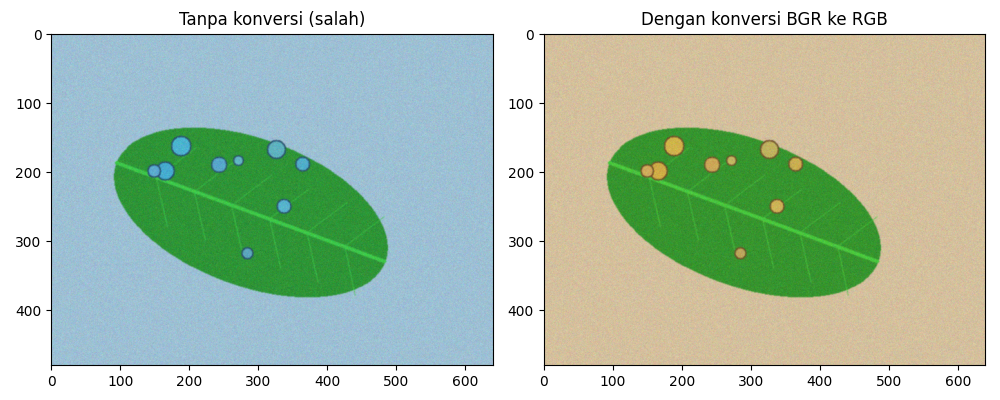
#> input picture hasil/b1_bgr_rgb.png, 1000 x 400 px
$ python -i bercak.py   (imports and definitions only)
#> lines starting #> are read from the running program, lines starting #| are printed output that depends on the picture; after the words box and inside, x2 and y2 are one past the last pixel; in counts of white or black regions, pixels touching at a corner belong together
### src/utils_tepi.py
"""utils_tepi.py: fungsi bantu evaluasi deteksi tepi dan morfologi (P5-P6 SIMUTEH)."""
import cv2
import numpy as np


# [27 lines left out: functions tepi_acuan, skor_tepi, iou, not called in this run]


def mask_daun_awal(img_bgr):
    """Mask daun sementara: ambang Otsu pada kanal saturasi (dibahas tuntas di P7)."""
    s = cv2.cvtColor(img_bgr, cv2.COLOR_BGR2HSV)[:, :, 1]
    _, m = cv2.threshold(s, 0, 255, cv2.THRESH_BINARY + cv2.THRESH_OTSU)
    return m


def bercak_awal(img_bgr, mask_daun, kanal=2, k=4.0):
    """Citra biner bercak sementara: piksel daun pada kanal terpilih yang lebih
    terang dari median daun + k x MAD (simpangan median absolut, dikali 1,4826).
    Median dan MAD dipakai karena tidak ikut terseret oleh bercak yang luas.
    Hasilnya sengaja masih kasar: memuat titik derau, potongan tulang daun,
    dan tepi daun yang harus dibersihkan dengan operasi morfologi (P6)."""
    c = img_bgr[:, :, kanal].astype(np.float32)
    m = mask_daun > 0
    med = np.median(c[m])
    mad = 1.4826 * np.median(np.abs(c[m] - med))
    return (((c > med + k * mad) & m) * 255).astype(np.uint8)

### src/bercak.py
"""Analisis bercak pada citra BGR yang telah dipraproses."""

import json

import cv2
import numpy as np

from utils_tepi import bercak_awal, mask_daun_awal

PARAM_BERCAK = {
    "kanal": 2, "k": 4.0, "se_bentuk": "elips", "se_open": 5, "se_close": 5,
    "luas_min": 20, "bulat_min": 0.5, "rasio_maks": 1.8,
    "batas_ringan": 0.1, "batas_berat": 2.0, "mm_per_px": 0.4375,
}
BENTUK = {"elips": cv2.MORPH_ELLIPSE, "persegi": cv2.MORPH_RECT, "silang": cv2.MORPH_CROSS}


def elemen(bentuk, ukuran):
    return cv2.getStructuringElement(BENTUK[bentuk], (ukuran, ukuran))


def bersihkan(biner, p):
    """Buang detail tipis dengan opening, lalu tutup celah dengan closing."""
    hasil = biner
    for nama, operasi in [("se_open", cv2.MORPH_OPEN), ("se_close", cv2.MORPH_CLOSE)]:
        ukuran = p[nama]
        if ukuran > 0:
            hasil = cv2.morphologyEx(hasil, operasi, elemen(p["se_bentuk"], ukuran))
    return hasil


def ukur_komponen(biner, mm_per_px=0.4375, konektivitas=8):
    """Ukur area piksel dan geometri kontur tiap komponen foreground."""
    jumlah, label, stat, pusat = cv2.connectedComponentsWithStats(
        (biner > 0).astype(np.uint8), connectivity=konektivitas
    )
    daftar = []
    for i in range(1, jumlah):
        x, y, w, h, luas = map(int, stat[i])
        potongan = (label[y:y + h, x:x + w] == i).astype(np.uint8)
        kontur, _ = cv2.findContours(potongan, cv2.RETR_EXTERNAL, cv2.CHAIN_APPROX_NONE)
        kontur = max(kontur, key=cv2.contourArea)
        keliling = cv2.arcLength(kontur, True)
        sisi_a, sisi_b = cv2.minAreaRect(kontur)[1]
        daftar.append({
            "label": i, "luas_px": luas, "luas_mm2": luas * mm_per_px ** 2,
            "keliling_px": keliling,
            "kebulatan": 4 * np.pi * luas / keliling ** 2 if keliling else 0.0,
            "rasio_aspek": max(1.0, max(sisi_a, sisi_b) / max(1.0, min(sisi_a, sisi_b))),
            "cx": int(pusat[i, 0]), "cy": int(pusat[i, 1]),
        })
    return label, daftar


def lolos_ambang(ukuran, p):
    return (ukuran["luas_px"] >= p["luas_min"]
            and ukuran["kebulatan"] >= p["bulat_min"]
            and ukuran["rasio_aspek"] <= p["rasio_maks"])


def ukur_dan_saring(biner, p):
    label, semua = ukur_komponen(biner, p["mm_per_px"])
    lolos = [ukuran for ukuran in semua if lolos_ambang(ukuran, p)]
    masker = np.isin(label, [ukuran["label"] for ukuran in lolos])
    return masker.astype(np.uint8) * 255, lolos


def analisis_daun(img_praproses, p=None):
    """Kembalikan mask daun, mask bercak, ukuran, persentase, dan kelas."""
    p = {**PARAM_BERCAK, **(p or {})}
    daun = mask_daun_awal(img_praproses)
    luas_daun = np.count_nonzero(daun)
    awal = (bercak_awal(img_praproses, daun, p["kanal"], p["k"])
            if luas_daun else np.zeros_like(daun))
    bersih = cv2.bitwise_and(bersihkan(awal, p), daun)
    bercak, daftar = ukur_dan_saring(bersih, p)
    persen = 100 * np.count_nonzero(bercak) / max(luas_daun, 1)
    kelas = "Sehat"
    if persen >= p["batas_berat"]:
        kelas = "Bercak Berat"
    elif persen >= p["batas_ringan"]:
        kelas = "Bercak Ringan"
    return {"mask_daun": daun, "mask_bercak": bercak, "jumlah_bercak": len(daftar),
            "persen_bercak": round(persen, 3), "kelas": kelas, "bercak": daftar}


def simpan_param(p, path="../hasil/param_bercak.json"):
    with open(path, "w", encoding="utf-8") as file:
        json.dump({**PARAM_BERCAK, **p}, file, indent=2)

>>> import cv2
>>> picture = cv2.imread('../hasil/b1_bgr_rgb.png')
#> picture is the input picture: shape (400, 1000, 3); mean B, G, R 177.5, 197.5, 177.5
>>> result = analisis_daun(picture)
#> in mask_daun_awal, `s = cv2.cvtColor(img_bgr, cv2.COLOR_BGR2HSV)[:, :, 1]`:
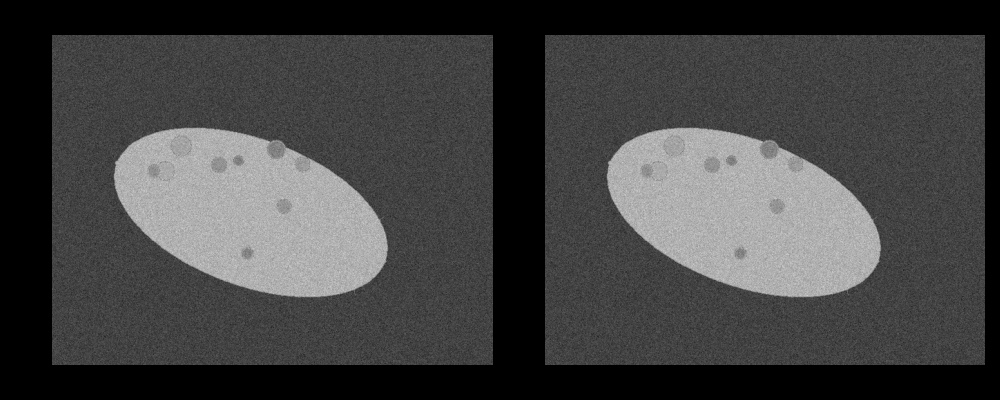
#> s: shape (400, 1000); min 0, max 206, mean 66
#> in mask_daun_awal, `_, m = cv2.threshold(s, 0, 255, cv2.THRESH_BINARY + cv2.THRESH_OTSU)`:
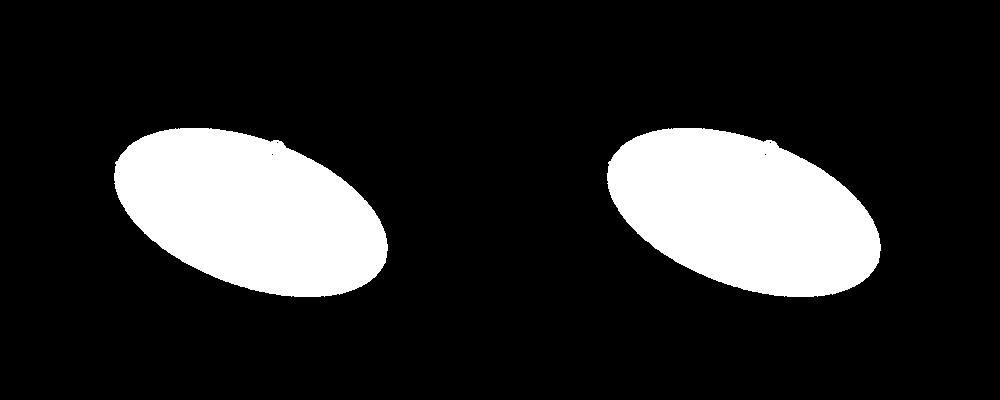
#> m: shape (400, 1000); 16.6% white; 2 white regions, box (x1, y1, x2, y2) and area: (114, 128, 388, 297) 33105, (607, 128, 881, 297) 33105
#> in analisis_daun, `luas_daun = np.count_nonzero(daun)`: luas_daun = 66210
#> in bercak_awal, `c = img_bgr[:, :, kanal].astype(np.float32)`:
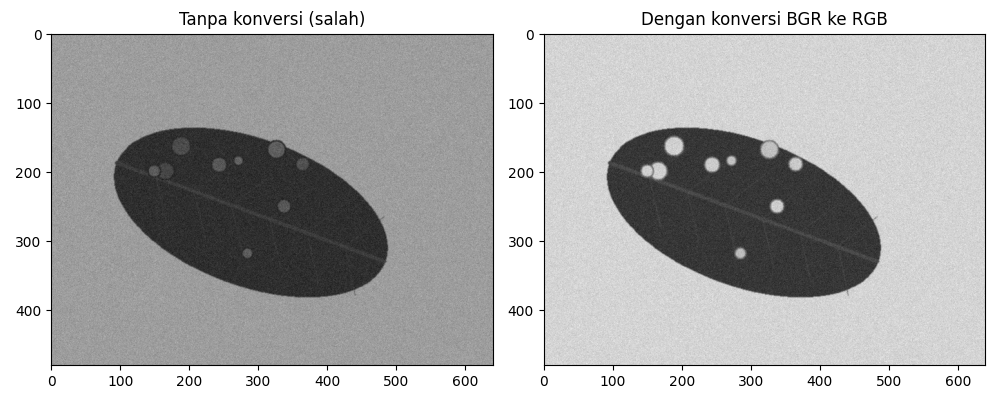
#> c: shape (400, 1000) float32; min 0, max 255, mean 177.5
#> in bercak_awal, `med = np.median(c[m])`: med = 51
#> in bercak_awal, `mad = 1.4826 * np.median(np.abs(c[m] - med))`: mad = 7.41
#> in bercak_awal, `return (((c > med + k * mad) & m) * 255).astype(np.uint8)`:
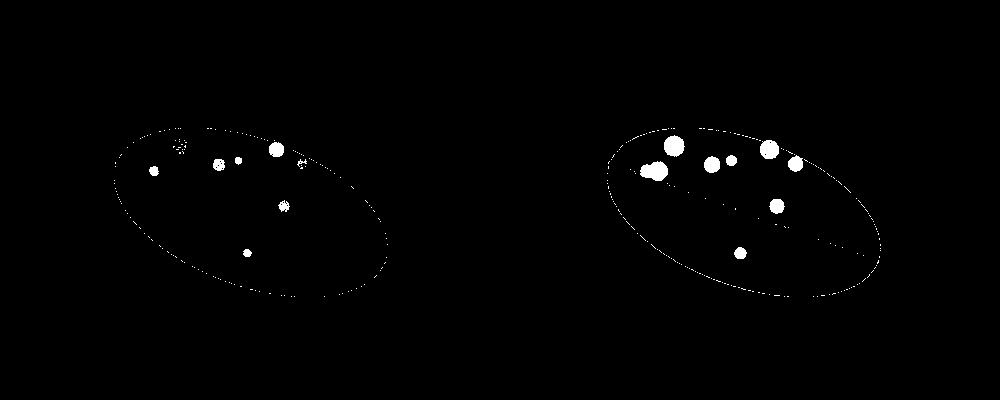
#> returned value: shape (400, 1000); 0.74% white; 322 white regions (307 under 20 px), largest, box (x1, y1, x2, y2) and area: (640, 161, 668, 181) 406, (664, 135, 685, 157) 343, (760, 140, 779, 159) 293
#> the loop in bersihkan, `for nama, operasi in [("se_open", cv2.MORPH_OPEN), ("se_close", cv2.MO..` made 2 passes
#> pass 1, in bersihkan, `hasil = cv2.morphologyEx(hasil, operasi, elemen(p["se_bentuk"], ukuran))`:
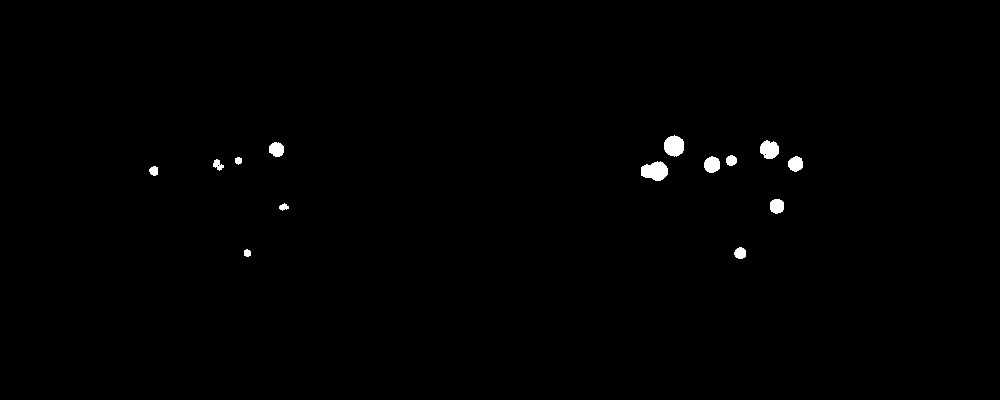
#> hasil: shape (400, 1000); 0.56% white; 14 white regions, largest, box (x1, y1, x2, y2) and area: (641, 161, 668, 181) 398, (664, 135, 684, 157) 341, (760, 140, 779, 159) 277
#> in analisis_daun, `bersih = cv2.bitwise_and(bersihkan(awal, p), daun)`: bersih: shape (400, 1000); 0.57% white; 14 white regions, largest, box (x1, y1, x2, y2) and area: (641, 161, 668, 181) 400, (664, 135, 684, 157) 341, (760, 140, 779, 159) 277
#> in ukur_komponen, `jumlah, label, stat, pusat = cv2.connectedComponentsWithStats( (biner ..`: label: shape (400, 1000) int32; 15 distinct labels, from 0 to 14
#> in ukur_komponen, `jumlah, label, stat, pusat = cv2.connectedComponentsWithStats( (biner ..`: jumlah = 15; stat = 15 rows, first 6: [0, 0, 1000, 400, 397736], [664, 135, 20, 22, 341], [760, 140, 19, 19, 277], [269, 142, 15, 15, 178], [726, 155, 11, 11, 95], [235, 157, 7, 8, 44]; pusat = 15 rows, first 8: [498.8, 199.7], [673.7, 145.6], [769.1, 149.2], [276.2, 149], [730.9, 160.1], [238, 160.2], [711.6, 164.3], [795.2, 163.5]
#> the loop in ukur_komponen, `for i in range(1, jumlah):` made 14 passes
#> (x, y, w, h, luas, kontur, keliling, sisi_a) on passes 1 to 7: (664, 135, 20, 22, 341, 1 contour; box (x1, y1, x2, y2) and area: (0, 0, 20, 22) 311, 67.94, 21), (760, 140, 19, 19, 277, 1 contour; box (x1, y1, x2, y2) and area: (0, 0, 19, 19) 250, 63.11, 18), (269, 142, 15, 15, 178, 1 contour; box (x1, y1, x2, y2) and area: (0, 0, 15, 15) 156, 48.63, 14), (726, 155, 11, 11, 95, 1 contour; box (x1, y1, x2, y2) and area: (0, 0, 11, 11) 80, 33.56, 10), (235, 157, 7, 8, 44, 1 contour; box (x1, y1, x2, y2) and area: (0, 0, 7, 8) 33, 22.49, 7), (704, 156, 16, 17, 213, 1 contour; box (x1, y1, x2, y2) and area: (0, 0, 16, 17) 190, 52.04, 16), (788, 156, 15, 16, 183, 1 contour; box (x1, y1, x2, y2) and area: (0, 0, 15, 16) 161, 48.63, 15)
#> pass 1, in ukur_komponen, `potongan = (label[y:y + h, x:x + w] == i).astype(np.uint8)`:
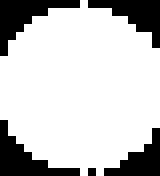
#> potongan: shape (22, 20) (shown 8 times larger); values 0 (black) and 1 (white), 77.5% white; 5 black regions (1 under 20 px), largest, box (x1, y1, x2, y2) and area: (0, 0, 10, 7) 27, (0, 15, 10, 22) 27, (11, 0, 20, 6) 24, (13, 16, 20, 22) 20
#> after the loop in ukur_komponen, `for i in range(1, jumlah):`: daftar = 14 items
#> in analisis_daun, `persen = 100 * np.count_nonzero(bercak) / max(luas_daun, 1)`: persen = 3.42
#> result = 6 items
